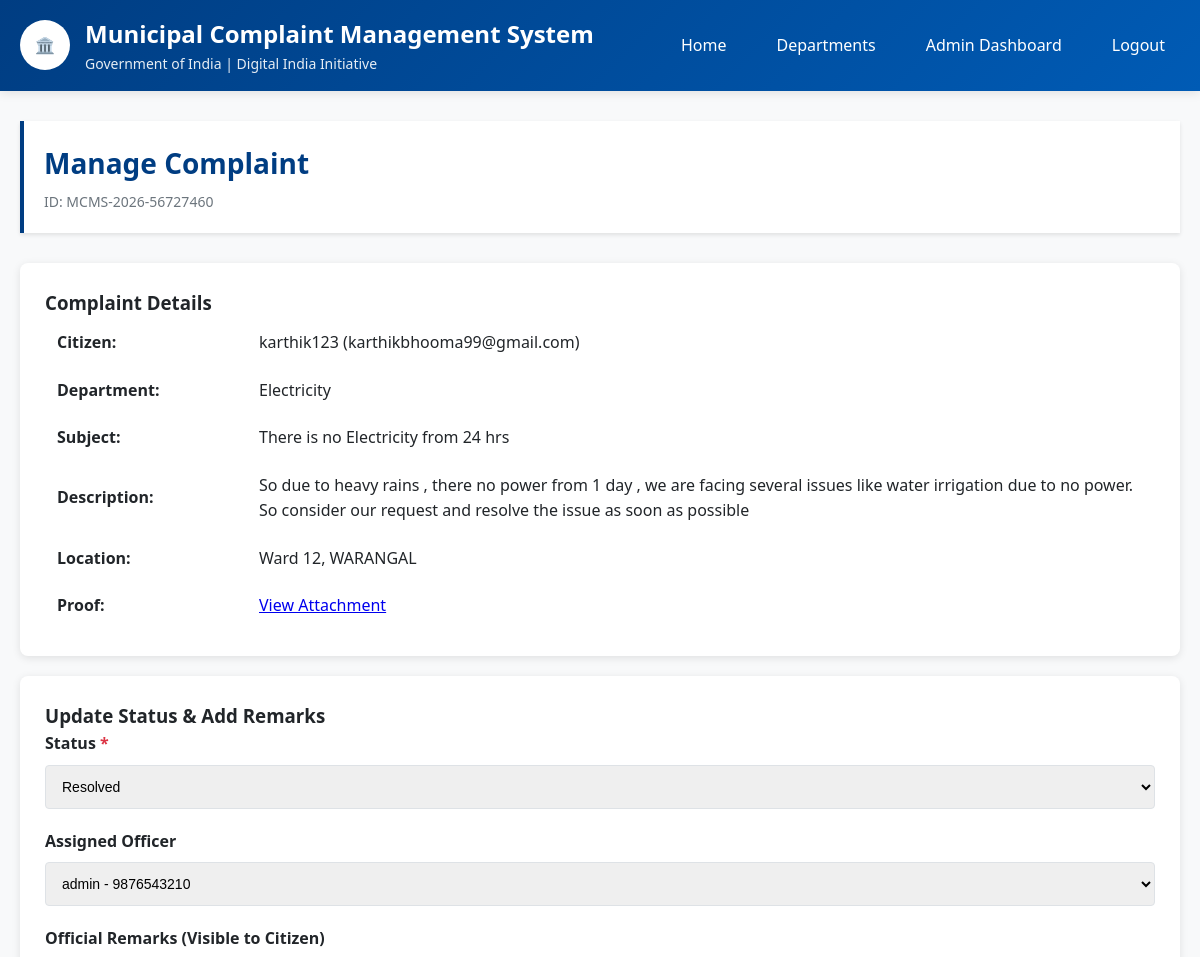
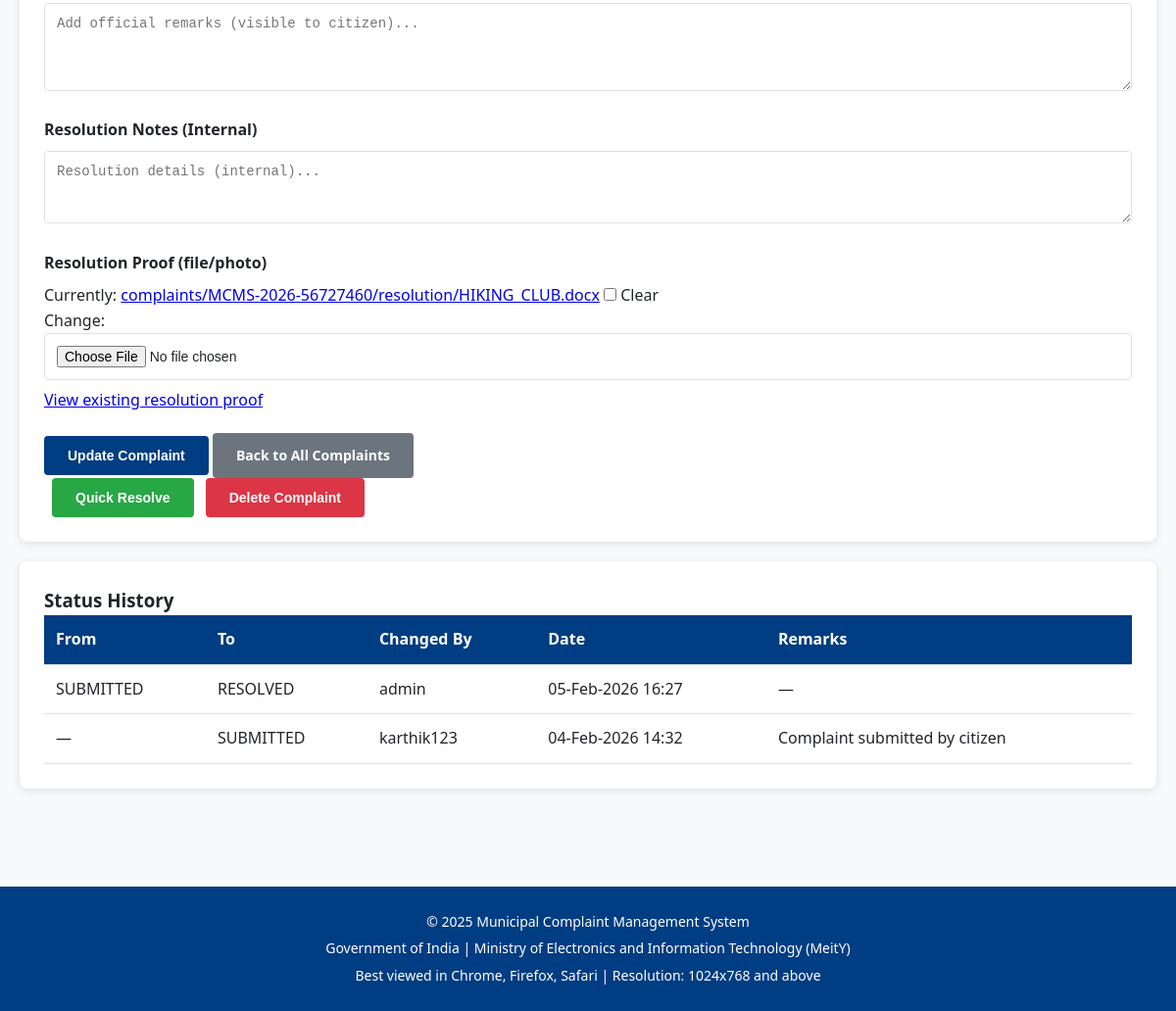
Screenshot of /admin-panel/complaints/MCMS-2026-56727460/ (signed in) with the database file from the repository (2 pictures, top to bottom).
### complaints/models.py (models this page shows, shortened)
class Complaint(models.Model):
    STATUS_CHOICES = [
        ('SUBMITTED', 'Submitted'),
        ('UNDER_REVIEW', 'Under Review'),
        ('IN_PROGRESS', 'In Progress'),
        ('RESOLVED', 'Resolved'),
        ('CLOSED', 'Closed'),
    ]
    complaint_id = models.CharField(
        max_length=50,
        unique=True,
        default=generate_complaint_id,
        editable=False,
        db_index=True
    )
    citizen = models.ForeignKey(
        settings.AUTH_USER_MODEL,
        on_delete=models.PROTECT,
        related_name='complaints'
    )
    department = models.ForeignKey(
        Department,
        on_delete=models.PROTECT,
        related_name='complaints'
    )
    ward_number = models.CharField(max_length=10)
    area = models.CharField(max_length=200)
    landmark = models.CharField(max_length=200, blank=True)
    subject = models.CharField(max_length=200)
    description = models.TextField()
    proof_file = models.FileField(
        upload_to=complaint_proof_upload_path,
        blank=True,
        null=True
    )
    status = models.CharField(
        max_length=20,
        choices=STATUS_CHOICES,
        default='SUBMITTED',
        db_index=True
    )
    official_remarks = models.TextField(blank=True)
    officer = models.ForeignKey(
        settings.AUTH_USER_MODEL,
        on_delete=models.SET_NULL,
        null=True,
        blank=True,
        related_name='assigned_complaints'
    )
    resolution_notes = models.TextField(blank=True)
    resolution_proof = models.FileField(
        upload_to=resolution_proof_upload_path,
        blank=True,
        null=True
    )
    submitted_at = models.DateTimeField(auto_now_add=True, db_index=True)
    last_updated = models.DateTimeField(auto_now=True)
    reviewed_at = models.DateTimeField(null=True, blank=True)
    in_progress_at = models.DateTimeField(null=True, blank=True)
    resolved_at = models.DateTimeField(null=True, blank=True)
    closed_at = models.DateTimeField(null=True, blank=True)
    is_archived = models.BooleanField(default=False)
    class Meta:
        db_table = 'complaints'
        verbose_name = 'Complaint'
        verbose_name_plural = 'Complaints'
        ordering = ['-submitted_at']
        indexes = [
            models.Index(fields=['complaint_id']),
            models.Index(fields=['status', 'submitted_at']),
            models.Index(fields=['department', 'status']),
        ]

class ComplaintStatusHistory(models.Model):
    complaint = models.ForeignKey(
        Complaint,
        on_delete=models.CASCADE,
        related_name='status_history'
    )
    from_status = models.CharField(max_length=20, blank=True)
    to_status = models.CharField(max_length=20)
    changed_by = models.ForeignKey(
        settings.AUTH_USER_MODEL,
        on_delete=models.SET_NULL,
        null=True,
        blank=True
    )
    remarks = models.TextField(blank=True)
    changed_at = models.DateTimeField(auto_now_add=True)
    class Meta:
        db_table = 'complaint_status_history'
        verbose_name = 'Status History'
        verbose_name_plural = 'Status Histories'
        ordering = ['-changed_at']

### accounts/models.py (models this page shows, shortened)
class Citizen(AbstractBaseUser, PermissionsMixin):
    username = models.CharField(max_length=150, unique=True, db_index=True)
    email = models.EmailField(unique=True, db_index=True)
    mobile = models.CharField(max_length=15, unique=True)
    is_active = models.BooleanField(default=True)
    is_staff = models.BooleanField(default=False)
    is_verified = models.BooleanField(default=False)
    date_joined = models.DateTimeField(default=timezone.now)
    last_login = models.DateTimeField(null=True, blank=True)
    otp = models.CharField(max_length=6, null=True, blank=True)
    otp_created_at = models.DateTimeField(null=True, blank=True)
    objects = CitizenManager()
    USERNAME_FIELD = 'username'
    REQUIRED_FIELDS = ['email', 'mobile']
    class Meta:
        db_table = 'citizens'
        verbose_name = 'Citizen'
        verbose_name_plural = 'Citizens'
        ordering = ['-date_joined']
    def __str__(self):
        return f"{self.username} - {self.mobile}"

### departments/models.py (models this page shows, shortened)
class Department(models.Model):
    DEPARTMENT_CHOICES = [
        ('WATER_SUPPLY', 'Water Supply'),
        ('ROADS_TRANSPORT', 'Roads & Transport'),
        ('SANITATION', 'Sanitation'),
        ('ELECTRICITY', 'Electricity'),
        ('PUBLIC_HEALTH', 'Public Health'),
    ]
    code = models.CharField(
        max_length=50,
        choices=DEPARTMENT_CHOICES,
        unique=True,
        primary_key=True
    )
    name = models.CharField(max_length=100)
    description = models.TextField(blank=True)
    head_of_department = models.CharField(max_length=100, blank=True)
    contact_number = models.CharField(max_length=15, blank=True)
    email = models.EmailField(blank=True)
    is_active = models.BooleanField(default=True)
    created_at = models.DateTimeField(auto_now_add=True)
    updated_at = models.DateTimeField(auto_now=True)
    class Meta:
        db_table = 'departments'
        verbose_name = 'Department'
        verbose_name_plural = 'Departments'
        ordering = ['name']

### adminpanel/views.py (the view)
# urls.py: path('complaints/<str:complaint_id>/', views.complaint_detail_admin, name='complaint_detail'),
@login_required
@user_passes_test(is_admin_user, login_url='/admin-panel/login/')
def complaint_detail_admin(request, complaint_id):
    complaint = get_object_or_404(Complaint, complaint_id=complaint_id)
    if request.method == 'POST':
        form = UpdateComplaintStatusForm(request.POST, request.FILES, instance=complaint)
        if form.is_valid():
            old_status = complaint.status
            new_complaint = form.save(commit=False)
            new_status = new_complaint.status
            if new_status == 'UNDER_REVIEW' and not complaint.reviewed_at:
                new_complaint.reviewed_at = timezone.now()
            elif new_status == 'IN_PROGRESS' and not complaint.in_progress_at:
                new_complaint.in_progress_at = timezone.now()
            elif new_status == 'RESOLVED' and not complaint.resolved_at:
                new_complaint.resolved_at = timezone.now()
            elif new_status == 'CLOSED' and not complaint.closed_at:
                new_complaint.closed_at = timezone.now()
            new_complaint.save()
            if form.cleaned_data.get('resolution_proof'):
                pass
            if old_status != new_status:
                ComplaintStatusHistory.objects.create(
                    complaint=complaint,
                    from_status=old_status,
                    to_status=new_status,
                    changed_by=request.user,
                    remarks=form.cleaned_data.get('official_remarks', '')
                )
            if new_status == 'RESOLVED':
                try:
                    subject = f"Your complaint {complaint.complaint_id} is Resolved"
                    message_lines = [
                        f"Hello {complaint.citizen.username},",
                        "\n",
                        f"Your complaint ({complaint.complaint_id}) has been marked as RESOLVED.",
                    ]
                    res_notes = form.cleaned_data.get('resolution_notes')
                    if res_notes:
                        message_lines += ["\nResolution details:", res_notes]
                    official = form.cleaned_data.get('official_remarks')
                    if official:
                        message_lines += ["\nOfficial remarks:", official]
                    message = "\n".join(message_lines)
                    send_mail(
                        subject,
                        message,
                        None,
                        [complaint.citizen.email],
                        fail_silently=True,
                    )
                except Exception:
                    pass
            messages.success(request, 'Complaint updated successfully!')
            return redirect('adminpanel:complaint_detail', complaint_id=complaint_id)
    else:
        form = UpdateComplaintStatusForm(instance=complaint)
    status_history = complaint.status_history.all()
    context = {
        'complaint': complaint,
        'form': form,
        'status_history': status_history,
    }
    return render(request, 'adminpanel/complaint_detail.html', context)

### adminpanel/forms.py
class UpdateComplaintStatusForm(forms.ModelForm):
    status = forms.ChoiceField(
        choices=Complaint.STATUS_CHOICES,
        required=True,
        widget=forms.Select(attrs={'class': 'form-input'})
    )
    official_remarks = forms.CharField(
        required=False,
        widget=forms.Textarea(attrs={
            'class': 'form-input',
            'placeholder': 'Add official remarks (visible to citizen)...',
            'rows': 4
        })
    )
    officer = forms.ModelChoiceField(
        queryset=User.objects.filter(is_staff=True),
        required=False,
        widget=forms.Select(attrs={'class': 'form-input'})
    )
    resolution_notes = forms.CharField(
        required=False,
        widget=forms.Textarea(attrs={
            'class': 'form-input',
            'placeholder': 'Resolution details (internal)...',
            'rows': 3
        })
    )
    resolution_proof = forms.FileField(
        required=False,
        widget=forms.ClearableFileInput(attrs={'class': 'form-input'})
    )
    class Meta:
        model = Complaint
        fields = ['status', 'official_remarks', 'officer', 'resolution_notes', 'resolution_proof']

### adminpanel/views.py (called while the page is built)
def is_admin_user(user):
    return user.is_authenticated and user.is_staff

### templates/adminpanel/complaint_detail.html (shortened to what this page needs)
{% extends 'base/base.html' %}
{% block content %}
<div class="page-header">
    <h2>Manage Complaint</h2>
    <p>ID: {{ complaint.complaint_id }}</p>
</div>
<div class="card">
    <h3>Complaint Details</h3>
    <table style="width: 100%;">
        <tr><td style="padding: 10px; font-weight: bold; width: 200px;">Citizen:</td><td style="padding: 10px;">{{ complaint.citizen.username }} ({{ complaint.citizen.email }})</td></tr>
        <tr><td style="padding: 10px; font-weight: bold;">Department:</td><td style="padding: 10px;">{{ complaint.department.name }}</td></tr>
        <tr><td style="padding: 10px; font-weight: bold;">Subject:</td><td style="padding: 10px;">{{ complaint.subject }}</td></tr>
        <tr><td style="padding: 10px; font-weight: bold;">Description:</td><td style="padding: 10px;">{{ complaint.description }}</td></tr>
        <tr><td style="padding: 10px; font-weight: bold;">Location:</td><td style="padding: 10px;">Ward {{ complaint.ward_number }}, {{ complaint.area }}</td></tr>
        {% if complaint.proof_file %}<tr><td style="padding: 10px; font-weight: bold;">Proof:</td><td style="padding: 10px;"><a href="{{ complaint.proof_file.url }}" target="_blank">View Attachment</a></td></tr>{% endif %}
    </table>
</div>
<div class="card">
    <h3>Update Status & Add Remarks</h3>
    <form method="post" enctype="multipart/form-data">
        <div class="form-group">
            <label class="form-label required">Status</label>
            {{ form.status }}
        </div>
        <div class="form-group">
            <label class="form-label">Assigned Officer</label>
            {{ form.officer }}
        </div>
        <div class="form-group">
            <label class="form-label">Official Remarks (Visible to Citizen)</label>
            {{ form.official_remarks }}
        </div>
        <div class="form-group">
            <label class="form-label">Resolution Notes (Internal)</label>
            {{ form.resolution_notes }}
        </div>
        <div class="form-group">
            <label class="form-label">Resolution Proof (file/photo)</label>
            {{ form.resolution_proof }}
            {% if complaint.resolution_proof %}
            <div style="margin-top:8px;"><a href="{{ complaint.resolution_proof.url }}" target="_blank">View existing resolution proof</a></div>
            {% endif %}
        </div>
        <button type="submit" class="btn btn-primary">Update Complaint</button>
        <a href="{% url 'adminpanel:all_complaints' %}" class="btn btn-secondary">Back to All Complaints</a>
    </form>
    <form method="post" action="{% url 'adminpanel:resolve_complaint' complaint.complaint_id %}" enctype="multipart/form-data" style="display:inline; margin-left:8px;">
        <button type="submit" class="btn btn-success">Quick Resolve</button>
    </form>
    <form method="post" action="{% url 'adminpanel:delete_complaint' complaint.complaint_id %}" style="display:inline; margin-left:8px;" onsubmit="return confirm('Archive (delete) this complaint?');">
        <button type="submit" class="btn btn-danger">Delete Complaint</button>
    </form>
</div>
<div class="card">
    <h3>Status History</h3>
    <table class="data-table">
        <thead><tr><th>From</th><th>To</th><th>Changed By</th><th>Date</th><th>Remarks</th></tr></thead>
        <tbody>
            {% for h in status_history %}
            <tr>
                <td>{{ h.from_status|default:"—" }}</td>
                <td>{{ h.to_status }}</td>
                <td>{{ h.changed_by.username|default:"System" }}</td>
                <td>{{ h.changed_at|date:"d-M-Y H:i" }}</td>
                <td>{{ h.remarks|default:"—" }}</td>
            </tr>
            {% endfor %}
        </tbody>
    </table>
</div>
{% endblock %}

### static/css/style.css (style rules this page uses)
:root { --primary-color: #003d82; --secondary-color: #ff9933; --success-color: #28a745; --danger-color: #dc3545; --warning-color: #ffc107; --info-color: #17a2b8; --light-gray: #f8f9fa; --border-color: #dee2e6; --text-dark: #212529; --text-muted: #6c757d; --white: #ffffff; }
* { margin: 0; padding: 0; box-sizing: border-box; }
body { font-family: 'Segoe UI', Tahoma, Geneva, Verdana, sans-serif; font-size: 16px; line-height: 1.6; color: var(--text-dark); background-color: var(--light-gray); }
.page-header { background-color: var(--white); padding: 20px; margin-bottom: 30px; border-left: 4px solid var(--primary-color); box-shadow: 0 2px 4px rgba(0, 0, 0, 0.1); }
.page-header h2 { color: var(--primary-color); font-size: 28px; margin-bottom: 5px; }
.page-header p { color: var(--text-muted); font-size: 14px; }
.card { background-color: var(--white); border-radius: 8px; box-shadow: 0 2px 8px rgba(0, 0, 0, 0.1); padding: 25px; margin-bottom: 20px; }
.form-group { margin-bottom: 20px; }
.form-label { display: block; margin-bottom: 8px; font-weight: 600; color: var(--text-dark); }
.form-label.required::after { content: " *"; color: var(--danger-color); }
.form-input, .form-select, .form-textarea { width: 100%; padding: 12px; border: 1px solid var(--border-color); border-radius: 4px; font-size: 14px; transition: border-color 0.3s, box-shadow 0.3s; }
.btn { display: inline-block; padding: 12px 24px; font-size: 14px; font-weight: 600; text-align: center; text-decoration: none; border: none; border-radius: 4px; cursor: pointer; transition: all 0.3s; }
.btn-primary { background-color: var(--primary-color); color: var(--white); }
.btn-secondary { background-color: var(--text-muted); color: var(--white); }
.btn-success { background-color: var(--success-color); color: var(--white); }
.btn-danger { background-color: var(--danger-color); color: var(--white); }
.data-table { width: 100%; border-collapse: collapse; background-color: var(--white); }
.data-table th, .data-table td { padding: 12px; text-align: left; border-bottom: 1px solid var(--border-color); }
.data-table th { background-color: var(--primary-color); color: var(--white); font-weight: 600; }

### rows the page displays
Complaint: complaint_id "MCMS-2026-56727460", citizen.username "karthik123", citizen.email "karthikbhooma99@gmail.com", department.name "Electricity", subject "There is no Electricity from 24 hrs", description "So due to heavy rains , there no power from 1 day , we are facing several issues like water irrigation due to no power. So consider our request and resolve the issue as soon as possible", ward_number "12", area "WARANGAL", status "Resolved", officer "admin - 9876543210"
ComplaintStatusHistory: from_status "SUBMITTED", to_status "RESOLVED", changed_by.username "admin", changed_at "05-Feb-2026 16:27", remarks "—"
ComplaintStatusHistory: from_status "—", to_status "SUBMITTED", changed_by.username "karthik123", changed_at "04-Feb-2026 14:32", remarks "Complaint submitted by citizen"
